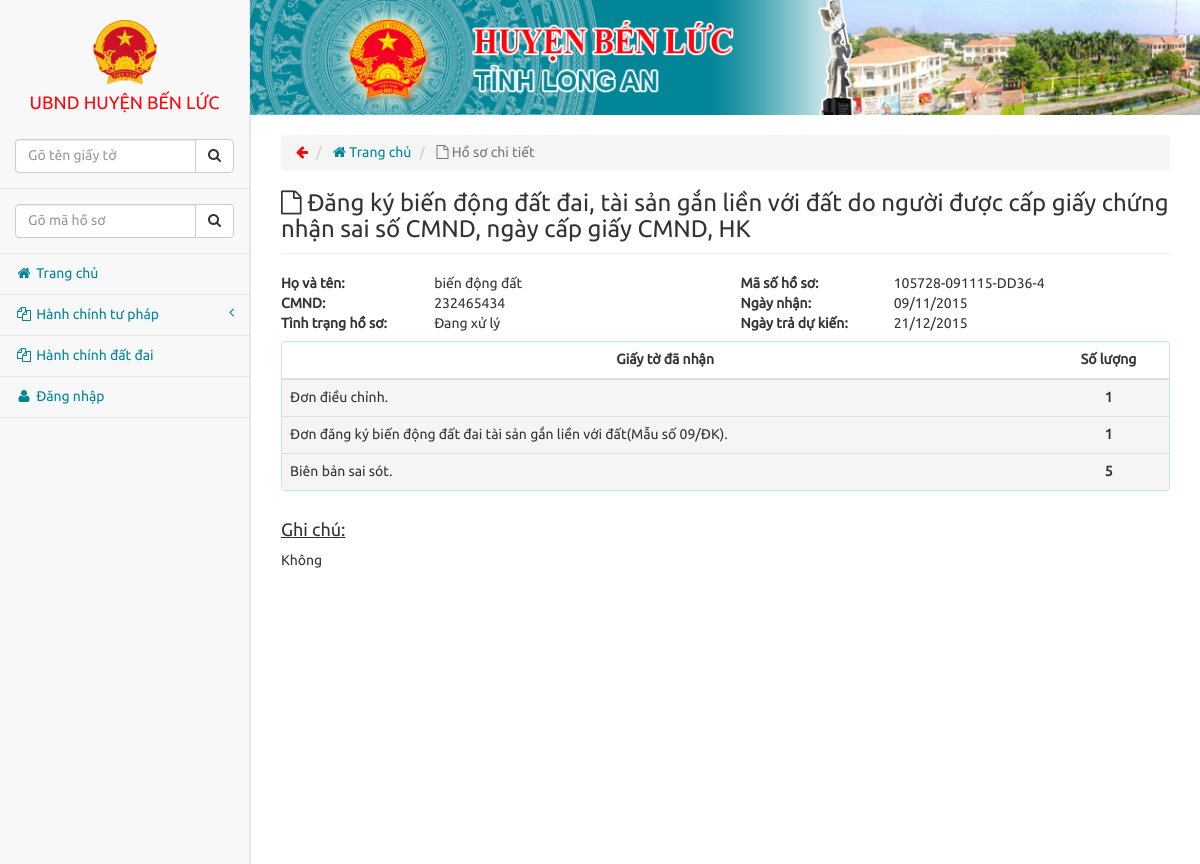
The app's page /admin/xem_ho_so/details/3, older data.
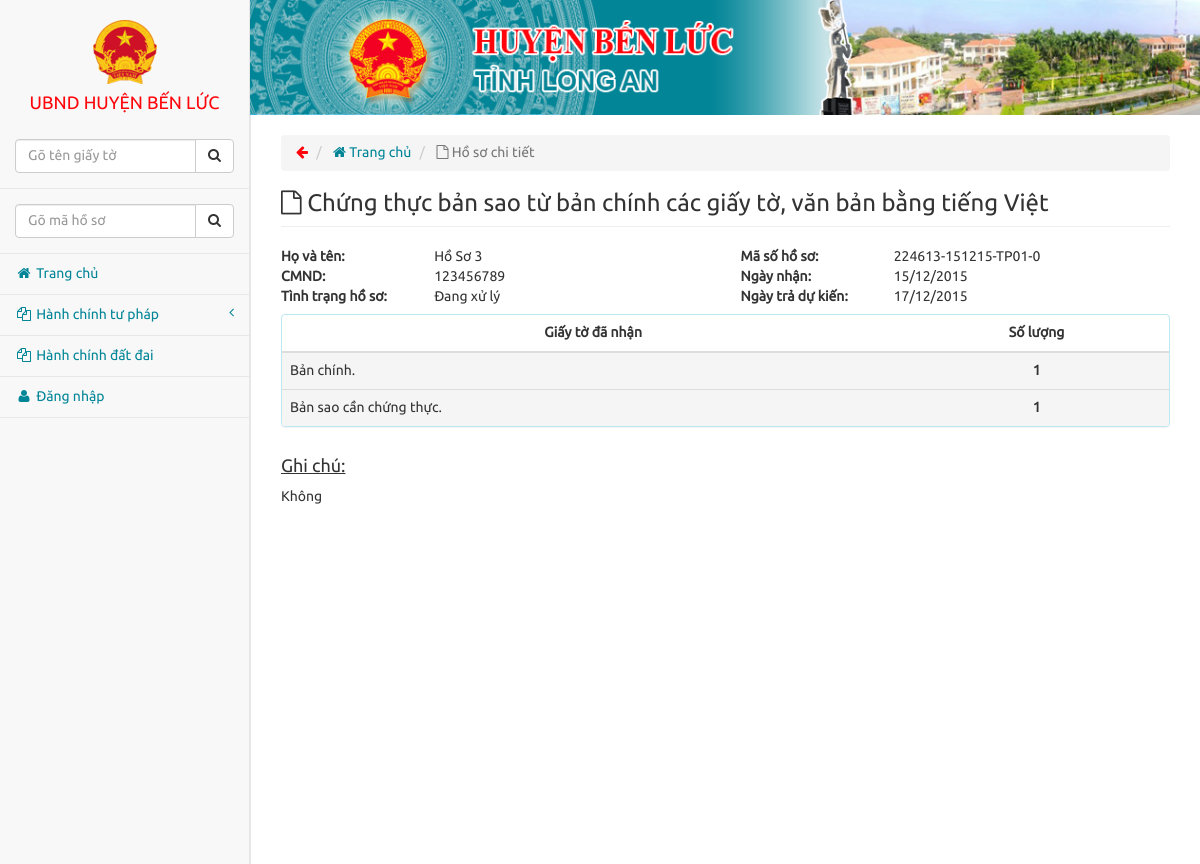
The same page, newer data.
### tables this page shows
CREATE TABLE IF NOT EXISTS `ho_so` (
  `id` int(11) NOT NULL AUTO_INCREMENT,
  `mshs` varchar(200) NOT NULL,
  `name` varchar(200) NOT NULL,
  `type` int(11) NOT NULL,
  `cmnd` int(11) NOT NULL,
  `status` int(11) NOT NULL,
  `mcb` varchar(200) NOT NULL,
  `lich_su_ho_so` text NOT NULL,
  `num_error` int(11) NOT NULL,
  `ngay_tra` varchar(200) NOT NULL,
  `sdt` varchar(200) NOT NULL,
  `dia_chi` text NOT NULL,
  `tt_giay_to_da_thu` text NOT NULL,
  `note` text NOT NULL,
  `error` text NOT NULL,
  `tien_thu` int(11) NOT NULL,
  PRIMARY KEY (`id`)
);

CREATE TABLE IF NOT EXISTS `map` (
  `node_id` int(11) NOT NULL AUTO_INCREMENT,
  `node_name` varchar(200) NOT NULL,
  `p_id` int(11) NOT NULL,
  `note` varchar(200) NOT NULL,
  PRIMARY KEY (`node_id`)
);

### application/controllers/admin/Xem_ho_so.php (called while the page is built, shortened)
<?php
class Xem_ho_so extends CI_Controller {
	public function details($id=10)
	{
		$this->load->model('ho_so');
		$data['title'] = 'Hồ sơ chi tiết - UBND Huyện Bến Lức';
		$this->load->view('templates/header', $data);
		$this->load->view('templates/aside');
		$this->load->view('templates/nav');
		$q = $this->db->get('map');
		if($q->num_rows()>0){
			foreach($q->result() as $row){
				$data[] = $row;
			}
		}
		$this->db->where('id', $id);
		$details = $this->db->get('ho_so')->row();
		$mshs = $details->mshs;
		$tp1 = substr($mshs,7,2);
		$tp2 = substr($mshs,9,2);
		$tp3 = substr($mshs,11,2);
		$so_ngay_giai_quyet=explode('-', $mshs);
		$sngq = substr($so_ngay_giai_quyet[3],0,2);
		$ngay_nhan = $tp2."/".$tp1."/20".$tp3;
		$time = strtotime($ngay_nhan);
		$ngay_nhan = date('d/m/Y',$time);
		$ngay_nhan_function = date('Y-m-d');
		$ngay_tra = date('d/m/Y', strtotime($ngay_nhan_function."+".$sngq." days"));
		$this->load->view('admin/ho_so_chi_tiet',array(
		'details'=>$details
		,'node_map'=>$data
		,'ngay_nhan'=>$ngay_nhan
		,'ngay_tra' =>$ngay_tra
		,'id', $id
		));
		$this->load->view('templates/footer');
	}
}

### index.php (called while the page is built, shortened)
<?php
require_once BASEPATH.'core/CodeIgniter.php';

### application/views/admin/ho_so_chi_tiet.php (the view, shortened to what this page needs)
<div class="col-lg-12">
	<ol class="breadcrumb">
		<li class="cursor back">
			<i class="fa fa-arrow-left"></i>
		</li>
		<li>
			<a href="<?php echo base_url('trang_chu'); ?>"><i class="fa fa-home"></i> Trang chủ</a>
		</li>
		<li class="active">
			<i class="fa fa-file-o"></i> Hồ sơ chi tiết
		</li>
	</ol>
<?php echo '<h3 class="page-header marTop"><i class="fa fa-file-o"></i> '.$node_map[(int)substr($details->mshs, 16,2)]->node_name.'</h3>';
	if($details->status==2)  $arr='Đang xử lý';
	?>
	<div class="row">
		<div class="col-xs-6 col-md-2">
			<p><strong>Họ và tên:</strong></p>
			<p><strong>CMND:</strong></p>
			<p><strong>Tình trạng hồ sơ:</strong></p>
		</div>
		<div class="col-xs-6 col-md-4">
			<p class="bold"><?php echo $details->name;?></p>
			<p class="bold"><?php echo $details->cmnd;?></p>
			<p class="bold"><?php echo $arr;?></p>
		</div>
		<div class="col-xs-6 col-md-2">
			<p><strong>Mã số hồ sơ:</strong></p>
			<p><strong>Ngày nhận:</strong></p>
			<?php if (($details->status!=5)||($details->status!=8))
			echo '<p><strong>Ngày trả dự kiến:</strong></p>';
			else
			echo '<p><strong>Ngày trả:</strong></p>';?>
		</div>
		<div class="col-xs-6 col-md-3">
			<p class="bold mshs"><?php echo $details->mshs ;?></p>
			<p class="bold"><?php echo $ngay_nhan  ;?> </p>
			<?php if (($details->status!=5)||($details->status!=8))
			echo '<p class="bold">'.$ngay_tra .'</p>';
			else
			echo '<p class="bold">'.$details->ngay_tra .'</p>';?>
		</div>
		<div class="col-xs-12 col-md-12">
	<?php
			$thong_tin_ho_so_da_thu=explode('+', $details->tt_giay_to_da_thu);
			if(count($thong_tin_ho_so_da_thu) > 1){
				echo '<div class="panel panel-info marTop">
				<table class="table table-hover ">
				<thead>
					<tr class="ying">
						<th style="text-align: center">Giấy tờ đã nhận </th>
						<th style="text-align: center">Số lượng </th>
					</tr>
				</thead>
					<tbody>';
					$thong_tin_ho_so_da_thu=explode('+', $details->tt_giay_to_da_thu);
					for ($i = 0;$i<count($thong_tin_ho_so_da_thu)-1;$i++ ) {
						echo '<tr class="active">
							<td style="text-align: left">'.$thong_tin_ho_so_da_thu[$i].'</td>
							<td style="text-align: center">'.$thong_tin_ho_so_da_thu[$i+1].'</td>
						</tr>';
						 $i++;
						}
					echo'</tbody>
				</table></div>';
			}else
				echo '<h4><ins>Giấy tờ đã nhận:</ins></h4><p>Không</p>';?>
		</div>
		<div class="col-xs-12 col-md-12">
		<?php if  ($details->note!='')
		echo'<h4><ins>Ghi chú:</ins></h4><p>'.$details->note .'</p>';
		else
			echo'<h4><ins>Ghi chú:</ins></h4><p>Không</p>';?>
		</div>
		<div class="col-xs-12 col-md-12">
		</div>
	</div>
</div>

Row changes from the older to the newer data that the page shows:
changed ho_so "Đang xử lý": mshs.node_name "Đăng ký biến động đất đai, tài sản gắn liền với đất do người được cấp giấy chứng nhận sai số CMND, ngày cấp giấy CMND, HK" → "Chứng thực bản sao từ bản chính các giấy tờ, văn bản bằng tiếng Việt"; name "biến động đất" → "Hồ Sơ 3"; cmnd "232465434" → "123456789"; mshs "105728-091115-DD36-4" → "224613-151215-TP01-0"; ngay_tra (not shown) → "15/12/2015"
Text that changed along with them:
$ngay_tra: "21/12/2015" → "17/12/2015"
$ngay_nhan: "09/11/2015" → (not shown)
new list line: "Bản chính. 1"
new list line: "Bản sao cần chứng thực. 1"
list line gone: "Đơn điều chỉnh. 1"
list line gone: "Đơn đăng ký biến động đất đai tài sản gắn liền với đất(Mẫu số 09/ĐK). 1"
list line gone: "Biên bản sai sót. 5"
